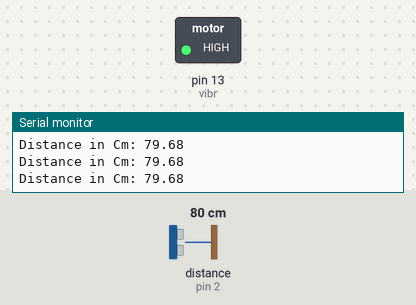
Bench run of a sketch on a simulated Arduino Uno, built with avr-gcc and run on an emulated ATmega328P. Shown: switched loads named in the sketch (green lamp = pin HIGH), the last lines printed to the serial monitor. Wiring (inferred from the names in the program): ultrasonic range finder: trigger pin 3; echo pin 2. The inputs (shaded band) are chosen by the test bench; at power-on: distance to the obstacle (sensor on pin 2) 80 cm. The echo pulse lasts 58.3 µs per cm; pins used as bus, display or sensor lines are not drawn.

Above: at 1.2 s.
1.3 s: distance to the obstacle (sensor on pin 2) set to 96 cm
4.3 s: distance to the obstacle (sensor on pin 2) set to 106 cm
At 5.6 s:
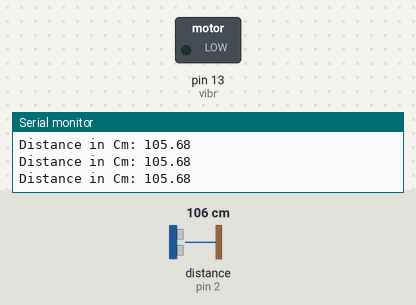
Timing chart, 0 to 7.3 s (numbered marks = the images above; inputs shaded):
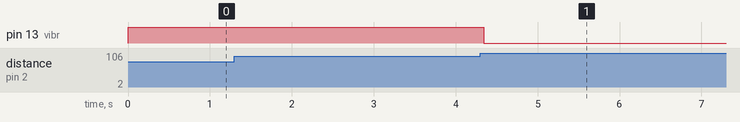

The sketch:

51.ino
```cpp
// C++ code
//

  #define echo 2
  #define trig 3
  #define vibr 13

float duration;
float distance;

void setup()
{
  	pinMode(trig, OUTPUT);
    pinMode(echo, INPUT);
  	pinMode(vibr, OUTPUT);
    Serial.begin(9600);
}

void loop()
{
  	time_Measurement();
    distance = duration * (0.0343) / 2;
    display_distance();
}

void time_Measurement(){
    digitalWrite(trig, LOW);
    delayMicroseconds(2);

    digitalWrite(trig, HIGH);
    delayMicroseconds(10);
    digitalWrite(trig, LOW);

    duration = pulseIn(echo, HIGH);
  }

void display_distance(){
	Serial.print("Distance in Cm: ");
    Serial.println(distance);

  if(distance<100.00){
  	digitalWrite(vibr, HIGH);
  }
  else{
  	digitalWrite(vibr, LOW);
  }

}
```

Measured:
- the behaviour switches between 100 and 101 cm on distance to the obstacle (sensor on pin 2) (found by bisection; images 0 and 1)
- after the input at 4.3 s, pin 13 (vibr): HIGH → LOW at once
